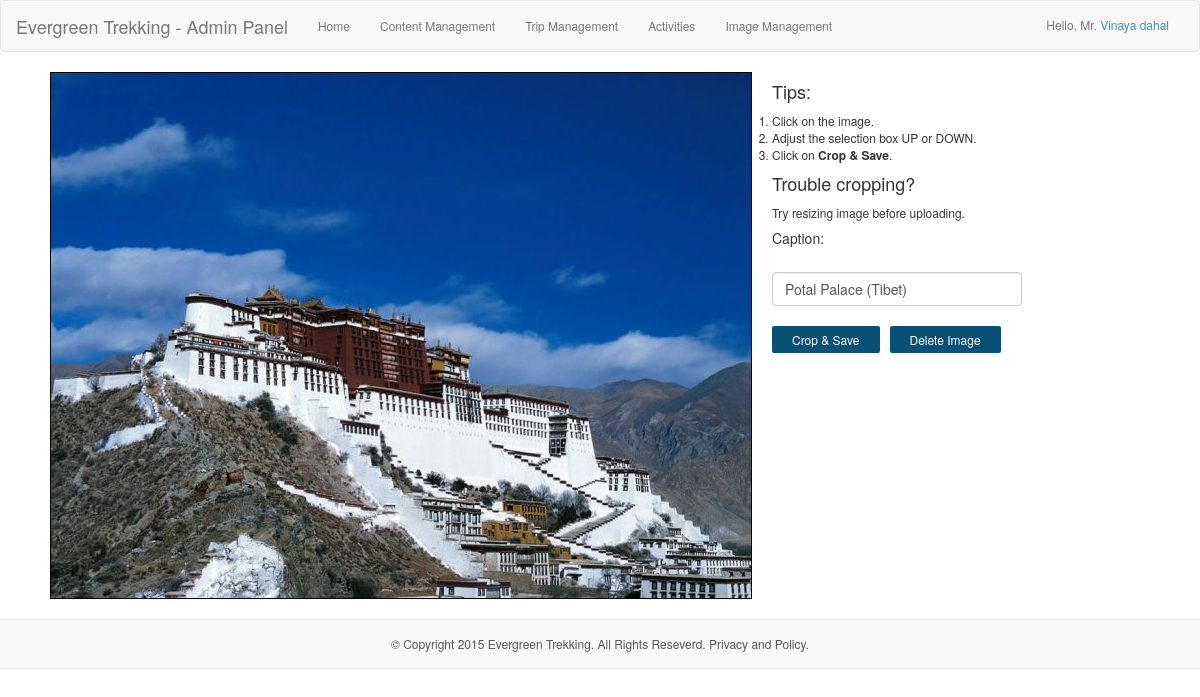
The page /admin/editSlider/16/ (signed in) on the database its author committed.
### tables this page shows
CREATE TABLE `user` (
  `id` int(11) NOT NULL AUTO_INCREMENT,
  `name` varchar(255) NOT NULL,
  `gender` varchar(255) NOT NULL,
  `email` varchar(255) NOT NULL,
  `username` varchar(255) NOT NULL,
  `password` varchar(255) NOT NULL,
  `role` varchar(255) NOT NULL,
  PRIMARY KEY (`id`)
);

CREATE TABLE `slider` (
  `id` int(11) NOT NULL AUTO_INCREMENT,
  `caption` varchar(255) NOT NULL,
  `uploadUrl` varchar(255) NOT NULL,
  `finalUrl` varchar(255) NOT NULL,
  `enable` varchar(255) NOT NULL,
  PRIMARY KEY (`id`)
);

CREATE TABLE `content` (
  `id` int(11) NOT NULL AUTO_INCREMENT,
  `title` varchar(200) NOT NULL,
  `content` mediumtext NOT NULL,
  `desc` text NOT NULL,
  `keyword` varchar(200) NOT NULL,
  `metadata` mediumtext NOT NULL,
  PRIMARY KEY (`id`),
  UNIQUE KEY `type` (`keyword`)
);

### init.php (called while the page is built, shortened)
<?php
require 'model/query_pak.php';
$obj_query = new query();

### model/query_pak.php (called while the page is built, shortened)
<?php
class query {
    private $dbh;
    public function __construct() {
        if (setPersistence == TRUE) {
            $this->dbh = new PDO("mysql:host=" . host . ";dbname=" . database, username, password, array(PDO::ATTR_PERSISTENT => true));
        } elseif (setPersistence == FALSE) {
            $this->dbh = new PDO("mysql:host=" . host . ";dbname=" . database, username, password);
        } else {
            echo 'Persistence must be set to TRUE or FALSE';
            exit();
        }
    }
    function select_single($col, $table, $id, $val) {
        $field = "`" . implode("`,`", $col) . "`";
        if (is_array($id) && is_array($val)) {
            $query = "SELECT " . $field . " FROM `$table` WHERE `$id[0]`=? AND `$id[1]`=?";
            $bind = $this->dbh->prepare($query);
            $bind->bindParam(1, $val[0]);
            $bind->bindParam(2, $val[1]);
            $res = $bind->execute();
            if ($res == true) {
                return($bind->fetch(PDO::FETCH_ASSOC));
            }
        } elseif (!is_array($id) || empty($id) && !is_array($val) || empty($val)) {
            $query = "SELECT " . $field . " FROM `$table` WHERE $id=?";
            $bind = $this->dbh->prepare($query);
            $bind->bindParam(1, $val);
            $res = $bind->execute();
            if ($res == true) {
                return ($bind->fetch(PDO::FETCH_ASSOC));
            }
        }
    }
}

### admin/editSlider.php (the view, shortened to what this page needs)
<?php
require 'includes/header.php';
?>
<div class="admin_edit_center">
    <div style="border: 1px solid black;width: 702px; float: left; display: table-cell; margin-right: 20px;"><img src="<?php echo baseUrl . $editData['uploadUrl']; ?>" id="cropbox" style="width: 700px;" /></div>
    <h4>Tips:</h4>
    <ol>
        <li>Click on the image.</li>
        <li>Adjust the selection box UP or DOWN.</li>
        <li>Click on <b>Crop & Save</b>.</li>
    </ol>
    <h4>Trouble cropping?</h4>
    Try resizing image before uploading.
    <form action="<?php echo baseUrl ?>admin/cropImage/" method="post" onsubmit="return checkCoords();">
        <label for="caption"><h5>Caption:</h5></label><input type="text" id="caption" name="caption" value="<?php echo $editData['caption']; ?>" class="form-control admin_editBox_override" style="width: 250px;"/>
        <input type="submit" value="Crop & Save" class="admin_edit_btn" />
    </form>
    <a href="<?php echo baseUrl; ?>admin/deleteImage/<?php echo $editData['id']; ?>/" onclick="return confirm('Are you sure?')"><button class="admin_edit_btn">Delete Image</button></a>
</div>
<?php
require 'includes/footer.php';
?>

### admin/includes/header.php (shortened to what this page needs)
<?php
$segments = explode('/', $_SERVER['REQUEST_URI']);
$page = $segments[count($segments) - 2];
if (!empty($_SESSION['id'])) {
    $col = array('username', 'password', 'name', 'gender', 'email', 'role');
    $id = 'id';
    $val = $_SESSION['id'];
    $userData = $obj_query->select_single($col, 'user', $id, $val);
    $name = $userData['name'];
    $gender = $userData['gender'];
}
?>
<!DOCTYPE html>
<html>
    <head>
        <link href="<?php echo baseUrl; ?>css/baseStyle.css" type="text/css" rel="stylesheet" />
        <link href="<?php echo baseUrl; ?>css/adminStyle.css" type="text/css" rel="stylesheet" />
    </head>
    <body <?php
    if (!empty($_SESSION['status']) && $_SESSION['status'] == 'ok') {
        echo 'onload="show_flash(\'success\');"';
    } elseif (!empty($_SESSION['status']) && $_SESSION['status'] == 'error') {
        echo 'onload="show_flash(\'failed\');"';
    }
    ?>>
            <?php
            if ($title != 'Login') {
                ?>
            <nav class="navbar navbar-default" style="margin: 0px" role="navigation">
                <div class="container-fluid">
                    <div class="navbar-header">
                        <a class="navbar-brand" href="<?php echo baseUrl; ?>admin/home">Evergreen Trekking - Admin Panel</a>
                    </div>
                    <div class="collapse navbar-collapse" id="bs-example-navbar-collapse-1">
                        <ul class="nav navbar-nav">
                            <li><a href="<?php echo baseUrl; ?>admin/home/" style="outline: 0px;">Home</a></li>
                            <li><a href="<?php echo baseUrl; ?>admin/contentManagement/" style="outline: 0px;">Content Management</a></li>
                            <li><a href="<?php echo baseUrl; ?>admin/tripManagement/1/" style="outline: 0px;">Trip Management</a></li>
                            <li><a href="<?php echo baseUrl; ?>admin/activities/1/" style="outline: 0px;">Activities</a></li>
                            <li><a href="<?php echo baseUrl; ?>admin/images/" style="outline: 0px;">Image Management</a></li>
                        </ul>
                        <span class="nav_user_info">Hello,
                            <?php
                            if ($gender == 'male' || $gender == 'Male') {
                                echo 'Mr. ';
                            } else {
                                echo 'Ms. ';
                            }
                            ?>
                            <a href="javascript:void(0);" id="name_link"><?php echo ucfirst($name); ?></a></span>
                    </div>
                </div>
            </nav>
            <?php
        }

### admin/includes/footer.php (shortened to what this page needs)
<?php
$col = array('content');
$id = 'keyword';
$val = 'copyright';
$res = $obj_query->select_single($col, 'content', $id, $val);
if (empty($res)) {
    $copyright = 'No data can be recieved.';
} else {
    $copyright = $res['content'];
}
?>
<nav class="<?php
if ($page == 'addContent' || $page == 'addTrip' || $title == 'TripManagement' || $title == 'EditInfo' || $title == 'EditTrip' || $title == 'AddTeam' || $title == 'EditTeam' || $title == 'EditSlider' || $title == 'ClientReview' || $title == 'EditReview' || !empty($footerName)) {
    echo 'footerNormal';
} else {
    echo 'navbar navbar-default navbar-fixed-bottom';
}
?>" style="z-index:0;" id="footerAdmin">
    <div class="footer_center">
        <?php
        if (!empty($copyright)) {
            echo $copyright;
        }
        ?>
    </div>
</nav>
</body>
</html>

### css/adminStyle.css (style rules this page uses)
* { padding:0; }
body { background:#fff; font-size:12px; }
.nav_user_info { color:#777; float:right; margin-top:15px; }
.admin_edit_center { margin:20px auto; width:1100px; display:table; }
.admin_editBox_override { margin:10px 0; }
.admin_edit_btn { float:left; margin:10px 10px 10px 0; border:none; background:#095077; color:#fff; padding:5px 20px; border-radius:2px; display:table-cell; }
.footerNormal { min-height:50px; max-height: 100%; background:#f8f8f8; border-top:1px solid #e7e7e7; border-bottom:1px solid #e7e7e7; }
.footer_center { color:#555; margin-top:15px; text-align:center; }

### rows shown on the page
user: name "Vinaya dahal"
slider: uploadUrl (picture), caption "Potal Palace (Tibet)"
content: content "© Copyright 2015 Evergreen Trekking. All Rights Reseverd. Privacy and Policy."
